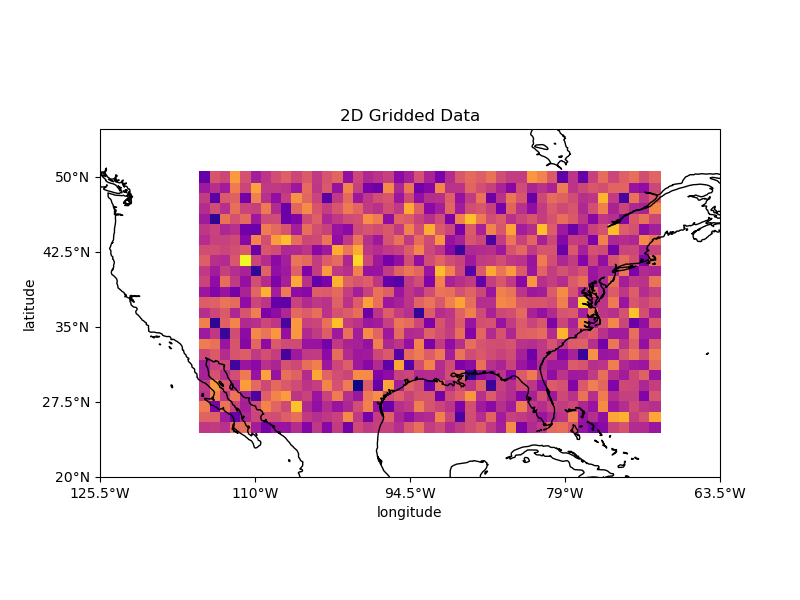

Recreate this plot in Python.
import numpy as np
import matplotlib.pyplot as plt
from emcpy.plots import CreateMap
from emcpy.plots.map_tools import Domain, MapProjection
from emcpy.plots.map_plots import MapGridded

# Plot scatter and gridded data on CONUS domain
mymap = CreateMap(figsize=(12, 8),
                  domain=Domain('conus'),
                  proj_obj=MapProjection('plcarr'))
mymap.add_features(['coastlines'])

# Create random gridded data
lat, lon = np.mgrid[25:50:1, 245:290:1]
data = np.random.randint(low=200, high=300, size=(25, 45))

griddedobj = MapGridded(lat, lon, data)
griddedobj.cmap = 'magma'

# Draw data onto map in layered order
mymap.draw_data([griddedobj])

# Add plot features
mymap.add_colorbar(label='colorbar label',
                   label_fontsize=12, extend='neither')
mymap.add_title(label='2D Gridded Data',
                loc='left', fontsize=14)
mymap.add_title(label='YYYYMMDDHHMM',
                loc='right', fontsize=14,
                fontweight='semibold')
mymap.add_xlabel(xlabel='longitude')
mymap.add_ylabel(ylabel='latitude')
mymap.add_grid()

# Return matplotlib figure
fig = mymap.return_figure()
fig.savefig('map_gridded.png')
